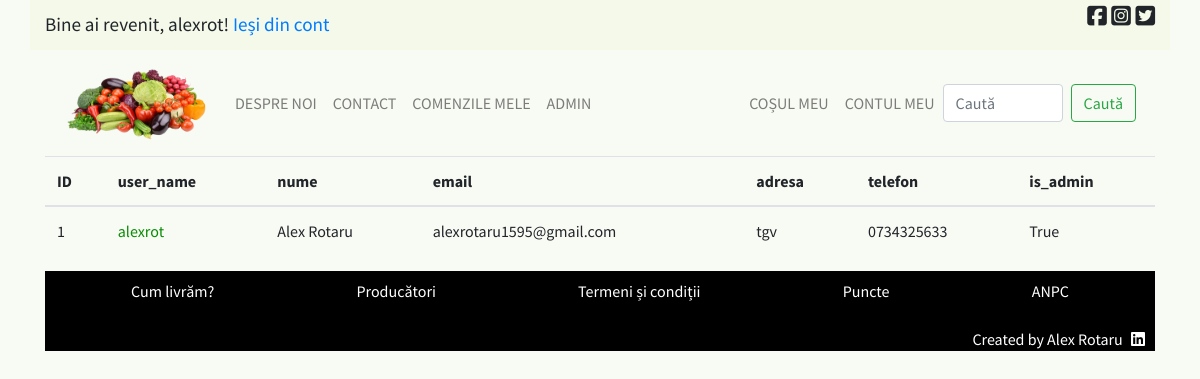
Before: /admin/users (signed in) with the older database file.
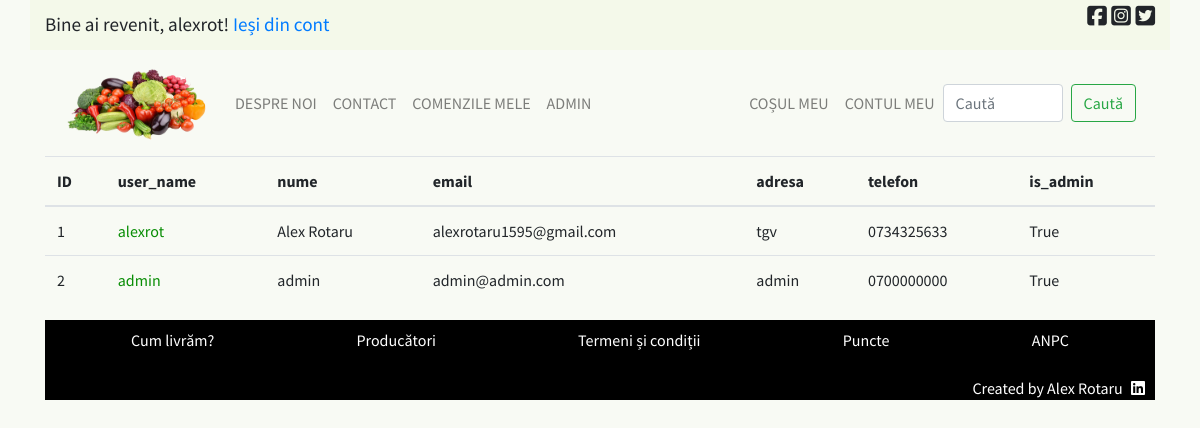
After: the same page with the newer database file.
### licenta/models.py (models this page shows, shortened)
class User(database.Model, UserMixin):
    __tablename__ = 'user'
    id = database.Column(database.Integer, primary_key=True)
    user_name = database.Column(
        database.String(20), unique=True, nullable=False)
    nume = database.Column(database.String(100), nullable=False)
    email = database.Column(database.String(120), unique=True, nullable=False)
    parola = database.Column(database.String(60), nullable=False)
    adresa = database.Column(database.String(200), nullable=False)
    telefon = database.Column(database.String(11), nullable=False)
    comenzi = database.relationship('Comenzi', backref='utilizator', lazy=True)
    is_admin = database.Column(
        database.Boolean(), nullable=False, default=False)

### licenta/routes.py (the view)
@app.route('/admin/users')
def all_users():
    if current_user.is_admin:
        users = User.query.all()
    else:
        return redirect(url_for('home'))
    return render_template('admin_all_users.html', title='Toți utilizatorii - Admin Only', users=users)

### licenta/models.py (called while the page is built)
@login_manager.user_loader
def load_user(user_id):
    return User.query.get(int(user_id))

### licenta/templates/admin_all_users.html
{% extends "principal.html" %}
{% block continut_unic %}
    <table class="table">
        <thead>
            <th>ID</th>
            <th>user_name</th>
            <th>nume</th>
            <th>email</th>
            <th>adresa</th>
            <th>telefon</th>
            <th>is_admin</th>
        </thead>
        <tbody>
            {% for user in users %}
                <tr>
                    <td>{{ user.id }}</td>
                    <td><a href="{{ url_for('user_comenzi', utilizator=user.id) }}" class="user-indep">{{ user.user_name }}</a></td>
                    <td>{{ user.nume }}</td>
                    <td>{{ user.email }}</td>
                    <td>{{ user.adresa }}</td>
                    <td>{{ user.telefon }}</td>
                    <td>{{ user.is_admin }}</td>
                </tr>
            {% endfor %}
        </tbody>
    </table>
{% endblock %}

### licenta/templates/principal.html (shortened to what the changed rows need)
<!DOCTYPE html>
<html>
<head>
    <link rel="stylesheet" href="https://stackpath.bootstrapcdn.com/bootstrap/4.5.0/css/bootstrap.min.css">
    <link rel="stylesheet" type="text/css" href="{{ url_for('static', filename='main.css') }}">
</head>
<body>
    <div class="bara_sus container d-flex justify-content-between">
        <div>
            {% if current_user.is_authenticated %}
                <p id="bine-ai-revenit">Bine ai revenit, {{ current_user.user_name }}!   <a href="{{ url_for('logout') }}">Ieși din cont</a></p>
            {% endif %}
        </div>
    </div>
    <div class="container">
        {% block continut_unic %}{% endblock %}
    </div>
</body>
</html>

Changed rows visible on the page:
added User: id "2", user_name "admin", nume "admin", email "admin@admin.com", adresa "admin", telefon "0700000000", is_admin "True"
